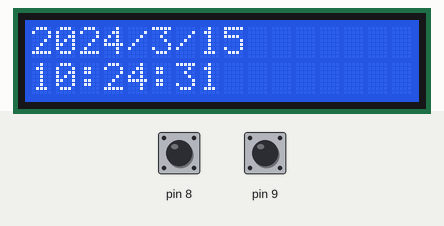
A sketch run on a simulated Arduino Uno, built with avr-gcc and run on an emulated ATmega328P. Shown: 16×2 character LCD. Inputs (shaded band) come from the test bench; at power-on: pin 8 HIGH, pin 9 HIGH. The local clock reads 2024-03-15 10:24:30 at power-on unless the sketch sets it; what the sketch prints to the serial monitor is not drawn.

Above: at 1.2 s.
1.3 s: pin 8 pulled LOW for 0.6 s
At 2.5 s:
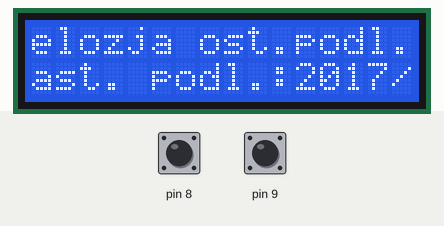
4.9 s: pin 9 pulled LOW for 3.2 s
At 5.8 s:
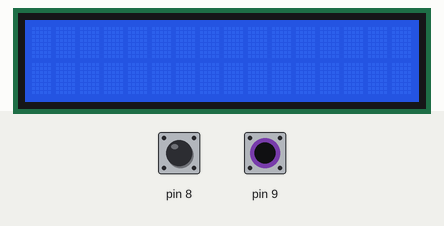
11.1 s: pin 8 pulled LOW for 1 s
At 12.9 s:
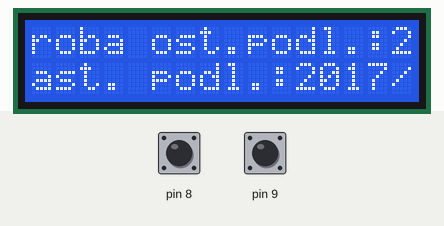
13.7 s: pin 9 pulled LOW for 3.2 s
At 18.0 s:
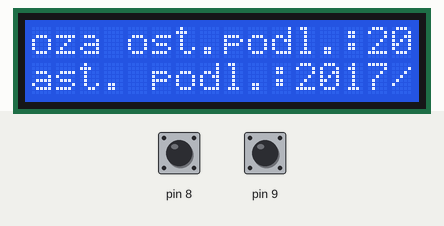
19.9 s: pin 9 pulled LOW for 3.2 s
At 24.1 s:
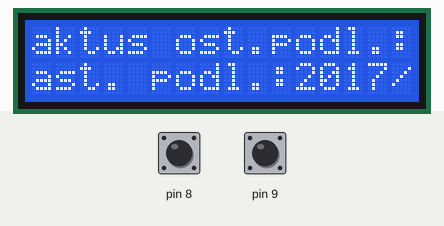
Timing chart, 0 to 25.6 s (numbered marks = the images above; inputs shaded):
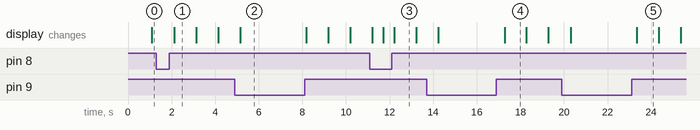

Measured:
- after the input at 1.3 s, the display: changes after 0.81 s (image 1)
- after the input at 4.9 s, the display: changes after 0.24 s (image 2)
- after the input at 11.1 s, the display: first differs from a run without the input after 0.61 s (image 3 shows a later state)
- after the input at 13.7 s, the display: first changes after 0.54 s (image 4 shows a later state)
- after the input at 19.9 s, the display: first changes after 0.40 s (image 5 shows a later state)
- what the display in image 1 shows lasts 1.0 s, from 2.1 s to 3.1 s

The sketch:

sketch_may06a.ino
```cpp
#include <LiquidCrystal.h> //Dołączenie bilbioteki
#include <Wire.h>
#include "RTClib.h"
#include "PCF8574.h"
RTC_DS1307 RTC;
PCF8574 expander;
PCF8574 expander2;
LiquidCrystal lcd(2, 3, 4, 5, 6, 7);
struct kwiaty {
  String nazwa;
  int ostdzien;
  int ostmiesiac;
  int ostrok;
  int ostgodzina;
  int ostminuty;
  int nastdzien;
  int nastmiesiac;
  int nastrok;
  int nastgodzina;
  int nastminuty;
};
const int n=4;
kwiaty kw[n];
void setup() {
  Serial.begin(9600);
  Wire.begin();
  //RTC.adjust(DateTime(__DATE__, __TIME__));
  RTC.begin();
    if (! RTC.isrunning()) {
    Serial.println("RTC is NOT running!");
   RTC.adjust(DateTime(__DATE__, __TIME__));
  }
  expander.begin(0x20);
  expander2.begin(0x21);
 // expander.pinMode(7,INPUT);
  expander.pinMode(0,OUTPUT);
  expander.pinMode(1,OUTPUT);
  expander.pinMode(2,OUTPUT);
  expander.pinMode(3,OUTPUT);
  expander.pinMode(4,OUTPUT);
  expander.pinMode(5,OUTPUT);
  expander.pinMode(6,OUTPUT);
  expander.pinMode(7,OUTPUT);
  expander2.pinMode(0,OUTPUT);
  expander2.pinMode(1,OUTPUT);
  //expander.pullUp(7);
  pinMode(8, INPUT_PULLUP);
  pinMode(9, INPUT_PULLUP);
 load_flowers();

  lcd.begin(16,2);
}
int next=0;
boolean point=0;
void loop() {
  DateTime now = RTC.now();
       expander.digitalWrite(0,HIGH);
       expander.digitalWrite(1,HIGH);
       expander.digitalWrite(2,HIGH);
       expander.digitalWrite(3,HIGH);
       expander.digitalWrite(4,LOW);
       expander.digitalWrite(5,LOW);
       expander.digitalWrite(6,LOW);
       expander.digitalWrite(7,LOW);
       expander2.digitalWrite(0,HIGH);
       expander2.digitalWrite(1,LOW);

    if(point==0)
    {
      /*sprawdz(now);*/
      lcd.clear();
      actualtime(now);
       if(digitalRead(8)==LOW)
        {
           point=!point;
        }
    }
   else{
        //sprawdz(now);
        if(digitalRead(9)==LOW)
        {
          lcd.clear();
          next++;
        }
       for(int curs=0;curs<30;curs++)
        {
            print_flower(next);
            lcd.scrollDisplayLeft();
            if(digitalRead(9)==LOW)
            {
              next++;
              lcd.clear();
            }
            else if(digitalRead(8)==LOW){
              point=0;
              break;
            }
           if(next>n-1)
                  next=0;
           delay(1000);
        }
    }

  delay(500);
}/*
void przesun(int ktory)
{
    kw[ktory].nastdzien=1;
    kw[ktory].nastmiesiac++;
}
void miesiace(int ktory)
{
  switch(kw[ktory].nastmiesiac)
  {
    case 1:
    case 3:
    case 5:
    case 7:
    case 8:
    case 10:
    if(kw[ktory].nastdzien>31)
      przesun(ktory);
    break;
    case 4:
    case 6:
    case 9:
    case 11:
    if(kw[ktory].nastdzien>30)
          przesun(ktory);
    break;
    case 2:
    if(kw[ktory].nastdzien>28)
       przesun(ktory);
    break;
    case 12:
    if(kw[ktory].nastdzien>31)
    {
      kw[ktory].nastdzien=1;
      kw[ktory].nastmiesiac=1;
      kw[ktory].nastrok++;
    }
    break;
  }
}

void sprawdz(DateTime now)
{

  for(int i=0;i<n;i++)
  {
    if(kw[i].nastrok<=now.year() && kw[i].nastmiesiac<=now.month() && kw[i].nastdzien<=now.day() && kw[i].nastgodzina<=now.hour() && kw[i].nastminuty<=now.minute())
    {
      lcd.clear();
      lcd.setCursor(0, 0);
      lcd.print("Prosze czekac");
      lcd.setCursor(0, 1);
      lcd.print("kwiatek "+kw[i].nazwa);
     /* expander.digitalWrite(i,LOW);
      expander.digitalWrite(i+n,HIGH);*/
      /*kw[i].ostdzien=kw[i].nastdzien;
      kw[i].ostmiesiac=kw[i].nastmiesiac;
      kw[i].ostrok=kw[i].nastrok;
      kw[i].ostgodzina=kw[i].nastgodzina;
      kw[i].ostminuty=kw[i].nastminuty;
      kw[i].nastminuty+=5;
      if(kw[i].nastminuty>59)
        {
          kw[i].nastminuty=0;
          kw[i].nastgodzina++;
        }
      if(kw[i].nastgodzina>23)
      {
        kw[i].nastgodzina=0;
        kw[i].nastdzien++;
      }
      miesiace(i);
      delay(5000);
      /*expander2.digitalWrite(i,HIGH);
      expander2.digitalWrite(i+n,LOW);*/
  /*  }
  }
}*/
void actualtime(DateTime now)
{

  lcd.setCursor(0, 0);
  lcd.print(now.year(), DEC);
  lcd.print('/');
  lcd.print(now.month(), DEC);
  lcd.print('/');
  lcd.print(now.day(), DEC);

  lcd.setCursor(0,1);

  LCDprint(now.hour());
  Serial.print(now.hour());
  Serial.print(":");
  lcd.print(':');
  LCDprint(now.minute());
  Serial.print(now.minute());
  Serial.print(":");
  lcd.print(':');
  LCDprint(now.second());
  Serial.print(now.second());
  Serial.print("\n");
  lcd.print(" ");/*
  if(now.hour()<12)
   lcd.print("AM");
   else
    lcd.print("PM");*/

}


void print_flower(int num)
{
  lcd.setCursor(0, 0);
  lcd.print(kw[num].nazwa);
  lcd.print(" ");
  lcd.print("ost.podl.");
  lcd.print(":");
  lcd.print(kw[num].ostrok);
  lcd.print("/");
  lcd.print(kw[num].ostmiesiac);
  lcd.print("/");
  lcd.print(kw[num].ostdzien);
  lcd.print(" ");
  lcd.print(kw[num].ostgodzina);
  lcd.print(":");
  LCDprint(kw[num].ostminuty);
  lcd.setCursor(0, 1);
  lcd.print("nast. podl.");
  lcd.print(":");
  lcd.print(kw[num].nastrok);
  lcd.print("/");
  lcd.print(kw[num].nastmiesiac);
  lcd.print("/");
  lcd.print(kw[num].nastdzien);
  lcd.print(" ");
  lcd.print(kw[num].nastgodzina);
  lcd.print(":");
  LCDprint(kw[num].nastminuty);
}
void load_flowers()
{
  kw[0].nazwa = "celozja";
  kw[1].nazwa = "kaktus";
  kw[2].nazwa = "roza";
  kw[3].nazwa="proba";
  int kolejne=0;
  for(int i=0;i<n;i++){
   kw[i].ostrok = 2017;
   kw[i].ostmiesiac = 5;
   kw[i].ostdzien = 31;
   kw[i].ostgodzina = 8;
   kw[i].ostminuty = 0;
   kw[i].nastrok = 2017;
   kw[i].nastmiesiac = 5;
   kw[i].nastdzien = 31;
   kw[i].nastgodzina = 17;
   kw[i].nastminuty = 45+kolejne;
   kolejne++;
  }

}
void LCDprint(int number)
{
  if (number >= 0 && number < 10)
    lcd.write('0');
  lcd.print(number);
}
```
